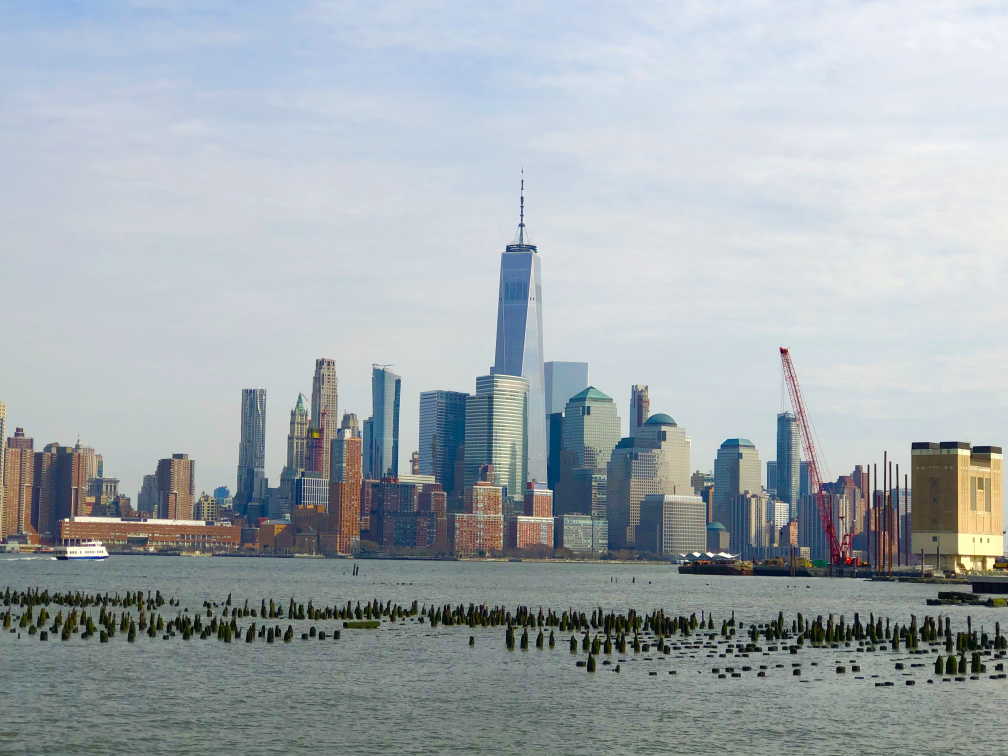
#> input picture man.jpg, 4032 x 3024 px (shown at 1/4 size)
$ python proj5.py
#> lines starting #> are read from the running program, lines starting #| are printed output that depends on the picture; after the words box and inside, x2 and y2 are one past the last pixel; in counts of white or black regions, pixels touching at a corner belong together
#image operations
import cv2
img=cv2.imread('man.jpg')
#> img is the input picture: shape (3024, 4032, 3); mean B, G, R 175.2, 171, 162.6
resized_image=cv2.resize(img,(img.shape[1]//5,img.shape[1]//6),interpolation= cv2.INTER_AREA)
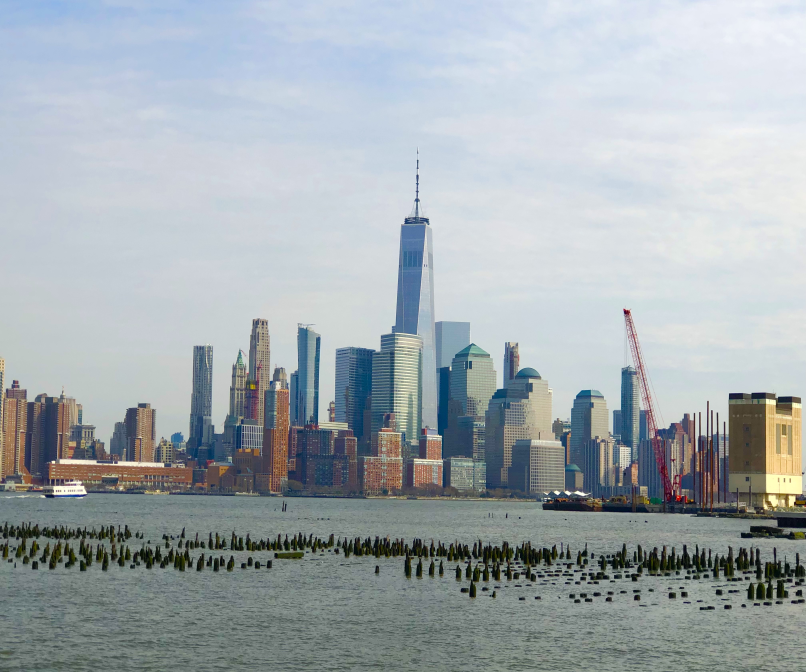
#> resized_image: shape (672, 806, 3); mean B, G, R 175.2, 171, 162.6
cv2.imshow('orignal',resized_image)
gray=cv2.cvtColor(resized_image, cv2.COLOR_BGR2GRAY)
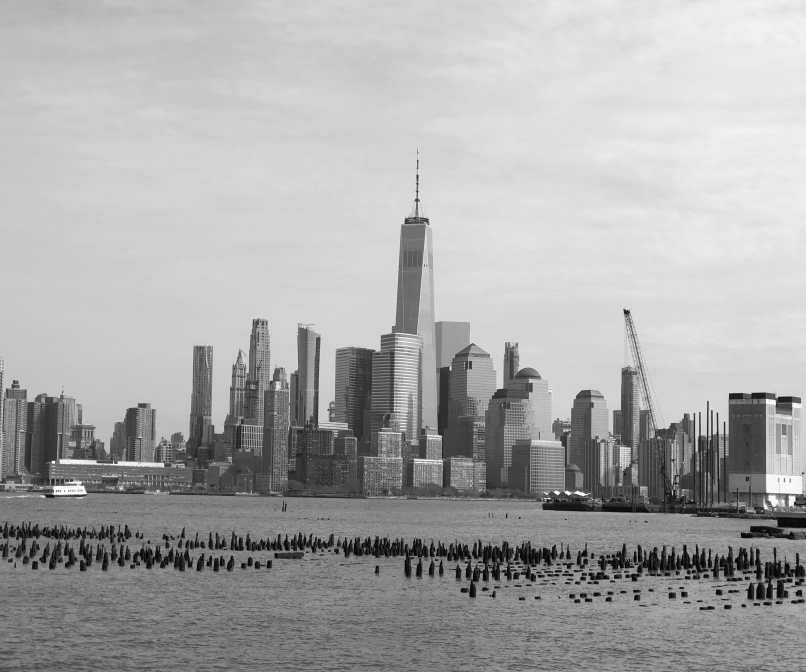
#> gray: shape (672, 806); min 2, max 253, mean 168.9
cv2.imshow('Gray image',gray)

#blur image
blur=cv2.GaussianBlur(resized_image,(3,3),cv2.BORDER_DEFAULT)
cv2.imshow('Blur',blur)
#edge cascading/canny edge detection
canny=cv2.Canny(blur,225/3,225)
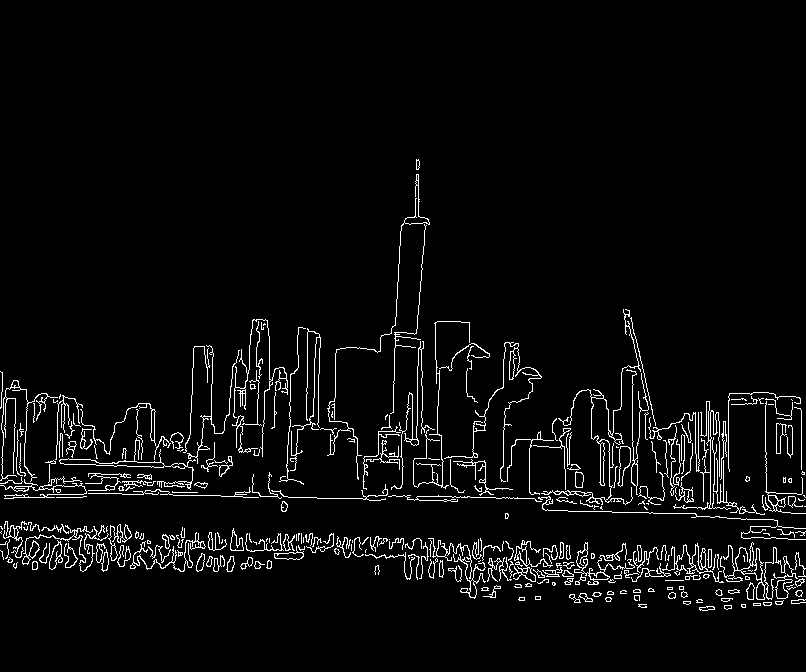
#> canny: shape (672, 806); 4.2% white in thin lines or dots, all inside (x1, y1, x2, y2) = (0, 159, 806, 611)
cv2.imshow('Canny Image',canny)

#dilating image
dilate=cv2.dilate(canny,(5,5),iterations=3)
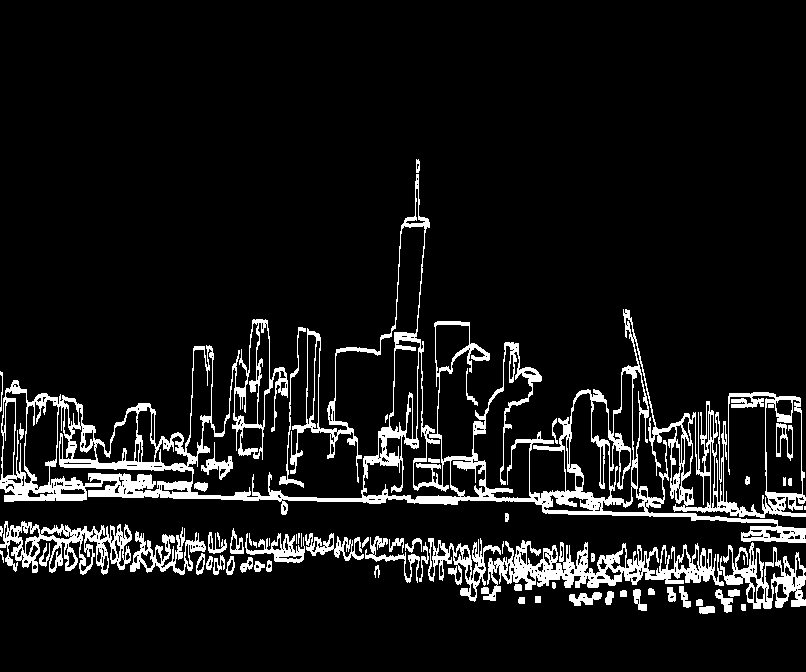
#> dilate: shape (672, 806); 9.1% white; 68 white regions (9 under 20 px), largest, box (x1, y1, x2, y2) and area: (0, 174, 806, 543) 29901, (481, 540, 724, 601) 5176, (0, 521, 132, 575) 3007
cv2.imshow('Dilated Image',dilate)

#eroding
erode=cv2.erode(dilate,(3,3),iterations=3)
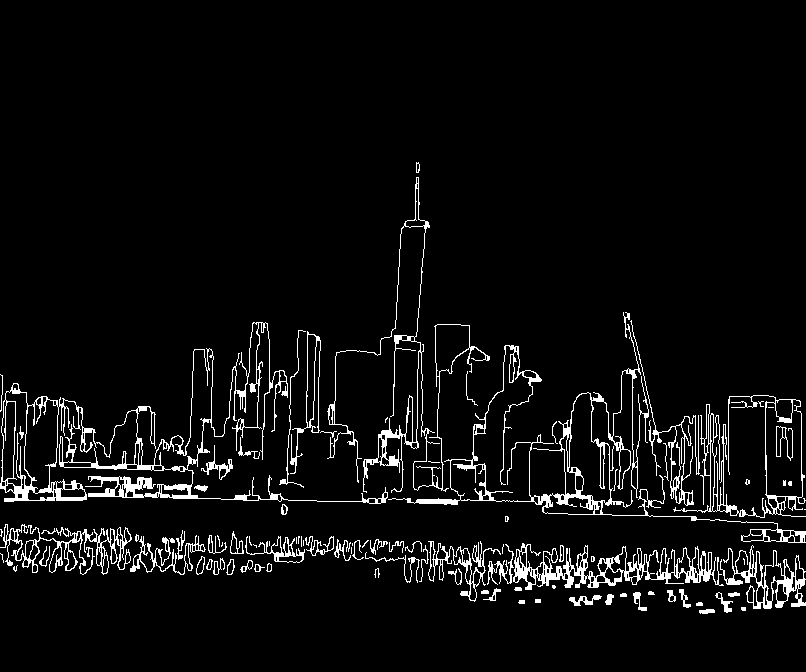
#> erode: shape (672, 806); 5.3% white in thin lines or dots, all inside (x1, y1, x2, y2) = (0, 162, 806, 614)
cv2.imshow('Eroded Image',erode)
#cropping
cropped=img[50:100,100:200]
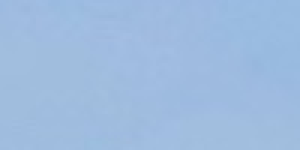
#> cropped: shape (50, 100, 3) (shown 3 times larger); mean B, G, R 223.2, 187.9, 158.5
cv2.imshow('Cropped',cropped)
cv2.waitKey(0)

$ run again, with faces.jpg copied over man.jpg
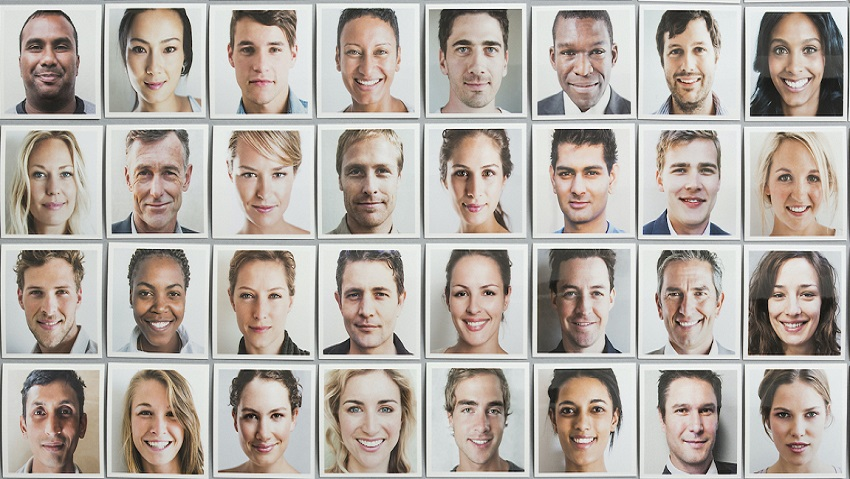
#> input picture faces.jpg, 850 x 479 px
#> img is the input picture: shape (479, 850, 3); mean B, G, R 163.8, 171.2, 179.8
#> `canny=cv2.Canny(blur,225/3,225)`:
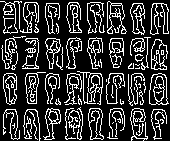
#> canny: shape (141, 170); 21.5% white in thin lines or dots
#> dilate: shape (141, 170); 45% white; 21 white regions, largest, box (x1, y1, x2, y2) and area: (0, 1, 60, 108) 2375, (128, 3, 169, 141) 1776, (64, 71, 104, 141) 1490
#> erode: shape (141, 170); 28% white in thin lines or dots
#> `cropped=img[50:100,100:200]`:
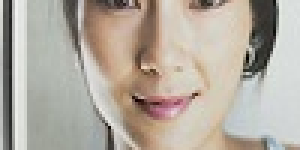
#> cropped: shape (50, 100, 3) (shown 3 times larger); mean B, G, R 159.9, 170.7, 179.1
